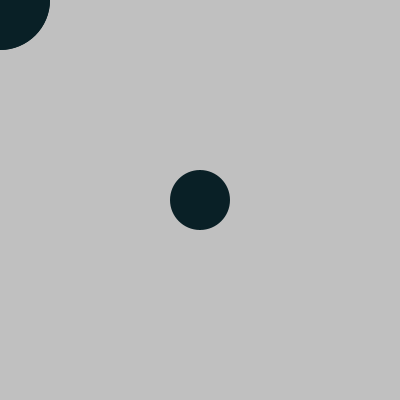
Frame 1 (no input)
Frame 60 (the mouse pressed at the canvas centre just before this capture): identical to frame 1, image omitted
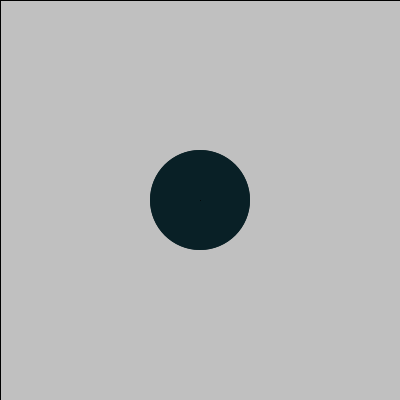
Frame 120 (the mouse held since frame 60 and released just before this capture)

The Processing sketch that drew these frames (run headless with seeded random() and noise(); from frame 60 on, the mouse is pressed at the canvas centre):

// Processing sketch: nodes2
// ── nodes2.pde
Spot sp;

int x1, y1;
int x2, y2;
int radius = 50;
  

void setup() {
  size(400, 400);
  sp = new Spot(33, 50, 30, 1.5);
}

void draw (){
  x2 = mouseX;
  y2 = mouseY;
  background(204);
  noStroke();
  fill(10, 34, 40);
  sp.display();
  ellipse(x2, y2, radius, radius);
  if (overlap() == true){
    stroke(0);
    line(x1, y1, x2, y2);
   }
  fill(0, 15);
  rect(0, 0, width, height);
  fill(55, 34, 67);
  sp.move();  
}

boolean overlap(){
  float distanceFromCenters = dist(x1, y1, x2, y2);
  float diameter = radius*2;
  if (distanceFromCenters < diameter) {
    return true;
  } else {
    return false;
  }
}
  
class Spot {
  float x, y;      // X-coordinate, y-coordinate
  float diameter;  //Diameter of the circle
  float speed;      // Distance moved each from
  int direction = 1; // Direction of motion (1 is down, -1 is up)
  
  //Constructor
  Spot(float xpos, float ypos, float dia, float sp){
    x = xpos;
    y = ypos;
    diameter = dia;
    speed = sp;
  }
  
  void move(){
    y += (speed * direction);
    if ((y > (height - diameter/2)) || (y < diameter/2)){
      direction *= -1;
    }
  }
  
  void display(){    
    ellipseMode(RADIUS);
    x1 = width/2;
    y1 = width/2;
    ellipse(x1, y1, diameter, diameter);   
    ellipse(x2, y2, radius, radius);
  }
}
